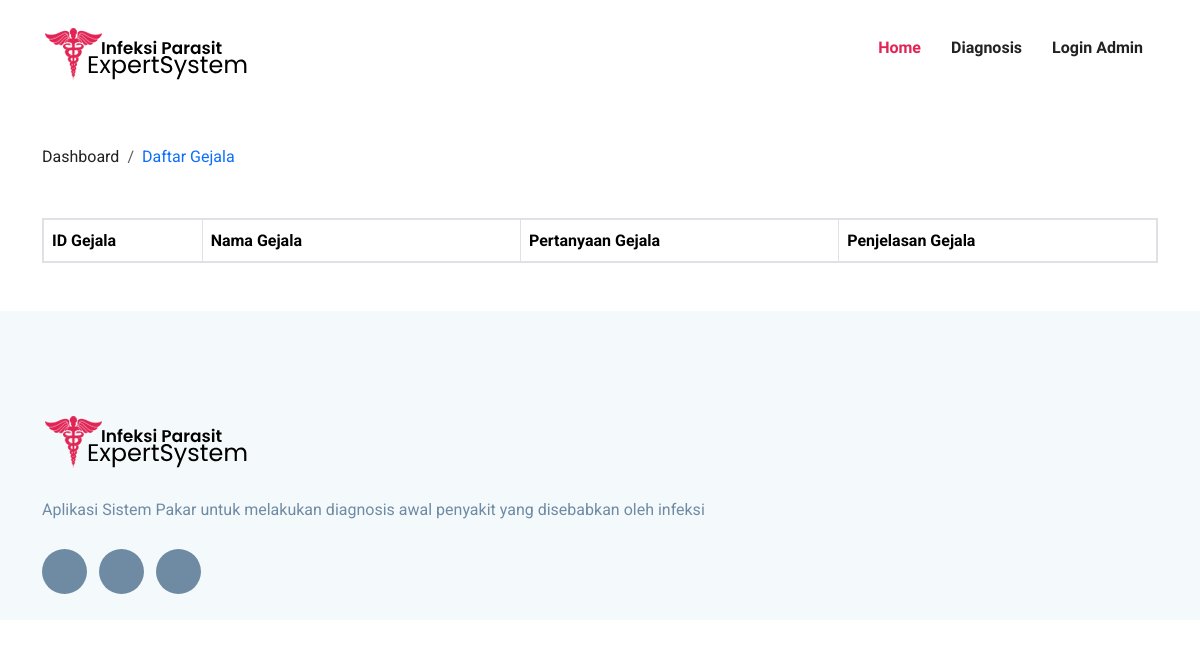
The page /gejala/ on the database as committed earlier.
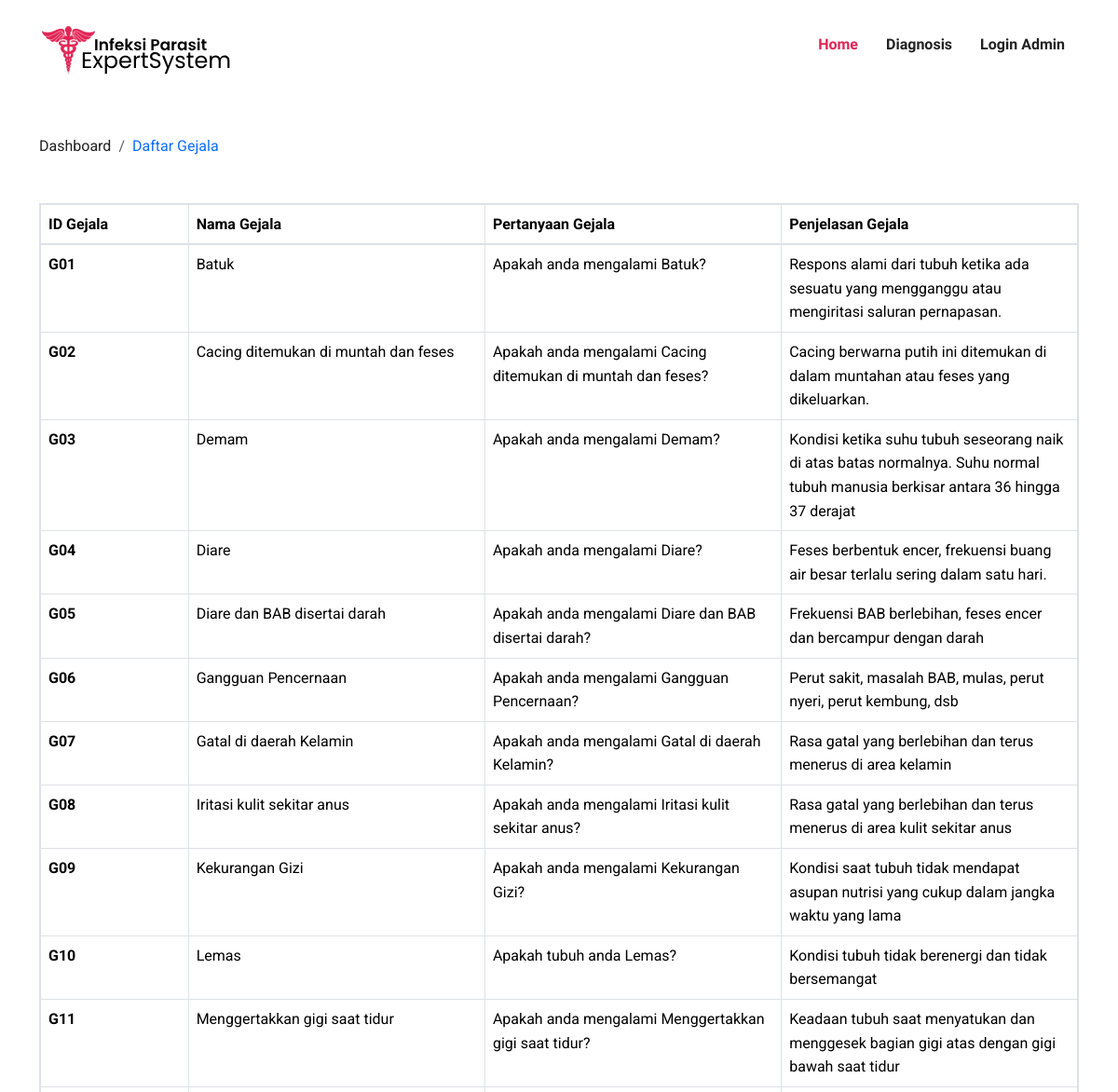
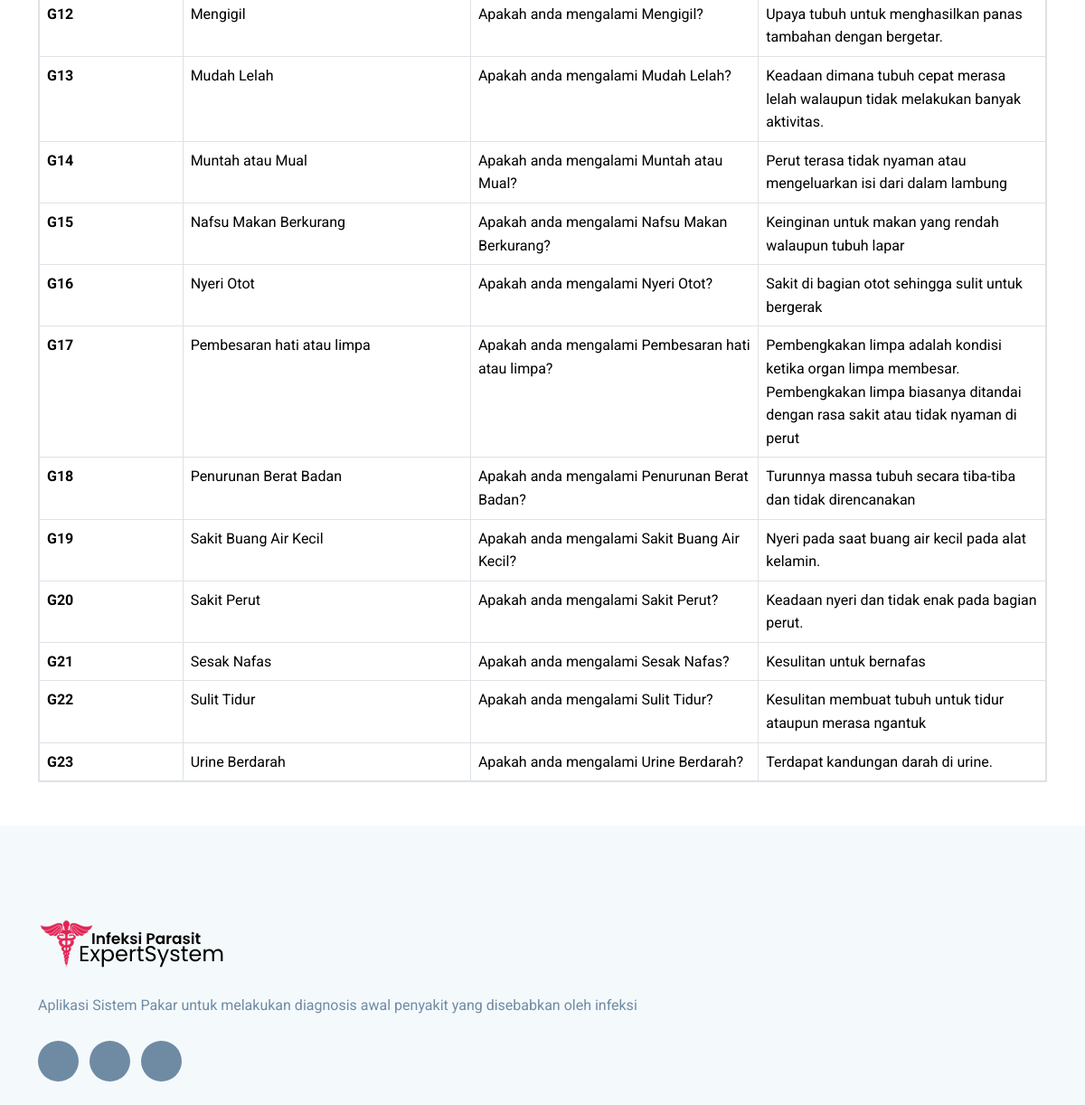
The same page on the database as committed later (2 pictures, top to bottom).
### DomainPakar/models.py (models this page shows, shortened)
class Gejala(models.Model):
    IDGejala = models.CharField(max_length=4, null=True, blank=True)
    NamaGejala = models.CharField(max_length=100, null=True, blank=True)
    Pertanyaan = models.CharField(max_length=255, null=True, blank=True)
    SubPenjelasan = models.CharField(max_length=255, null=True, blank=True)

### DomainPakar/views.py (the view, shortened to what this page needs)
# urls.py: path('gejala/', PakarViews.gejalaView),
def gejalaView(request):
    userLogin = request.user.is_authenticated and request.user.is_superuser
    hapusGejalaID = request.GET.get('IDGejalaHapus')
    if hapusGejalaID is not None:
        gejalaObj = Gejala.objects.get(IDGejala=hapusGejalaID)
        gejalaObj.delete()
        sweetify.success(request, 'Hapus Data Gejala Berhasil')
        return redirect('/gejala')
    gejalatObj = Gejala.objects.all()
    contexts = {
        'login': userLogin,
        'gejalas': gejalatObj
    }
    return render(request=request, context=contexts, template_name='gejala.html')

### DomainPakar/templates/gejala.html (shortened to what this page needs)
{% extends 'base.html' %}
{% block content %}
<div class="container">
     <nav class="mt-5" aria-label="breadcrumb">
          <ol class="breadcrumb">
               <li class="breadcrumb-item"><a href="/">Dashboard</a></li>
               <li class="breadcrumb-item text-primary" aria-current="page">Daftar Gejala</li>
          </ol>
     </nav>
     {% if login %}
     <table class="table my-5 table-bordered table-secondary border-2">
          {% else %}
          <table class="table my-5 table-bordered border-2">
               {% endif %}
               <thead>
                    <tr>
                         <th class="col-1" scope="col">ID Gejala</th>
                         <th class="col-2" scope="col">Nama Gejala</th>
                         <th class="col-2" scope="col">Pertanyaan Gejala</th>
                         <th class="col-2" scope="col">Penjelasan Gejala</th>
                    </tr>
               </thead>
               <tbody>
                    {% for gejala in gejalas %}
                    <tr>
                         <th>{{ gejala.IDGejala }}</th>
                         <td>{{ gejala.NamaGejala }}</td>
                         <td>{{ gejala.Pertanyaan | truncatewords:20}}</td>
                         <td>{{ gejala.SubPenjelasan | truncatewords:20 }}</td>
                    </tr>
                    {% endfor %}
               </tbody>
          </table>
</div>
{% endblock %}

Rows that differ between the two databases and show on the page:
added Gejala: IDGejala "G01", NamaGejala "Batuk", Pertanyaan "Apakah anda mengalami Batuk?", SubPenjelasan "Respons alami dari tubuh ketika ada sesuatu yang mengganggu atau mengiritasi saluran pernapasan."
added Gejala: IDGejala "G02", NamaGejala "Cacing ditemukan di muntah dan feses", Pertanyaan "Apakah anda mengalami Cacing ditemukan di muntah dan feses?", SubPenjelasan "Cacing berwarna putih ini ditemukan di dalam muntahan atau feses yang dikeluarkan."
added Gejala: IDGejala "G03", NamaGejala "Demam", Pertanyaan "Apakah anda mengalami Demam?", SubPenjelasan "Kondisi ketika suhu tubuh seseorang naik di atas batas normalnya. Suhu normal tubuh manusia berkisar antara 36 hingga 37 derajat"
added Gejala: IDGejala "G04", NamaGejala "Diare", Pertanyaan "Apakah anda mengalami Diare?", SubPenjelasan "Feses berbentuk encer, frekuensi buang air besar terlalu sering dalam satu hari."
added Gejala: IDGejala "G05", NamaGejala "Diare dan BAB disertai darah", Pertanyaan "Apakah anda mengalami Diare dan BAB disertai darah?", SubPenjelasan "Frekuensi BAB berlebihan, feses encer dan bercampur dengan darah"
added Gejala: IDGejala "G06", NamaGejala "Gangguan Pencernaan", Pertanyaan "Apakah anda mengalami Gangguan Pencernaan?", SubPenjelasan "Perut sakit, masalah BAB, mulas, perut nyeri, perut kembung, dsb"
added Gejala: IDGejala "G07", NamaGejala "Gatal di daerah Kelamin", Pertanyaan "Apakah anda mengalami Gatal di daerah Kelamin?", SubPenjelasan "Rasa gatal yang berlebihan dan terus menerus di area kelamin"
added Gejala: IDGejala "G08", NamaGejala "Iritasi kulit sekitar anus", Pertanyaan "Apakah anda mengalami Iritasi kulit sekitar anus?", SubPenjelasan "Rasa gatal yang berlebihan dan terus menerus di area kulit sekitar anus"
added Gejala: IDGejala "G09", NamaGejala "Kekurangan Gizi", Pertanyaan "Apakah anda mengalami Kekurangan Gizi?", SubPenjelasan "Kondisi saat tubuh tidak mendapat asupan nutrisi yang cukup dalam jangka waktu yang lama"
added Gejala: IDGejala "G10", NamaGejala "Lemas", Pertanyaan "Apakah tubuh anda Lemas?", SubPenjelasan "Kondisi tubuh tidak berenergi dan tidak bersemangat"
added Gejala: IDGejala "G11", NamaGejala "Menggertakkan gigi saat tidur", Pertanyaan "Apakah anda mengalami Menggertakkan gigi saat tidur?", SubPenjelasan "Keadaan tubuh saat menyatukan dan menggesek bagian gigi atas dengan gigi bawah saat tidur"
added Gejala: IDGejala "G12", NamaGejala "Mengigil", Pertanyaan "Apakah anda mengalami Mengigil?", SubPenjelasan "Upaya tubuh untuk menghasilkan panas tambahan dengan bergetar."
added Gejala: IDGejala "G13", NamaGejala "Mudah Lelah", Pertanyaan "Apakah anda mengalami Mudah Lelah?", SubPenjelasan "Keadaan dimana tubuh cepat merasa lelah walaupun tidak melakukan banyak aktivitas."
added Gejala: IDGejala "G14", NamaGejala "Muntah atau Mual", Pertanyaan "Apakah anda mengalami Muntah atau Mual?", SubPenjelasan "Perut terasa tidak nyaman atau mengeluarkan isi dari dalam lambung"
added Gejala: IDGejala "G15", NamaGejala "Nafsu Makan Berkurang", Pertanyaan "Apakah anda mengalami Nafsu Makan Berkurang?", SubPenjelasan "Keinginan untuk makan yang rendah walaupun tubuh lapar"
added Gejala: IDGejala "G16", NamaGejala "Nyeri Otot", Pertanyaan "Apakah anda mengalami Nyeri Otot?", SubPenjelasan "Sakit di bagian otot sehingga sulit untuk bergerak"
added Gejala: IDGejala "G17", NamaGejala "Pembesaran hati atau limpa", Pertanyaan "Apakah anda mengalami Pembesaran hati atau limpa?", SubPenjelasan "Pembengkakan limpa adalah kondisi ketika organ limpa membesar. Pembengkakan limpa biasanya ditandai dengan rasa sakit atau tidak nyaman di perut"
added Gejala: IDGejala "G18", NamaGejala "Penurunan Berat Badan", Pertanyaan "Apakah anda mengalami Penurunan Berat Badan?", SubPenjelasan "Turunnya massa tubuh secara tiba-tiba dan tidak direncanakan"
added Gejala: IDGejala "G19", NamaGejala "Sakit Buang Air Kecil", Pertanyaan "Apakah anda mengalami Sakit Buang Air Kecil?", SubPenjelasan "Nyeri pada saat buang air kecil pada alat kelamin."
added Gejala: IDGejala "G20", NamaGejala "Sakit Perut", Pertanyaan "Apakah anda mengalami Sakit Perut?", SubPenjelasan "Keadaan nyeri dan tidak enak pada bagian perut."
added Gejala: IDGejala "G21", NamaGejala "Sesak Nafas", Pertanyaan "Apakah anda mengalami Sesak Nafas?", SubPenjelasan "Kesulitan untuk bernafas"
added Gejala: IDGejala "G22", NamaGejala "Sulit Tidur", Pertanyaan "Apakah anda mengalami Sulit Tidur?", SubPenjelasan "Kesulitan membuat tubuh untuk tidur ataupun merasa ngantuk"
added Gejala: IDGejala "G23", NamaGejala "Urine Berdarah", Pertanyaan "Apakah anda mengalami Urine Berdarah?", SubPenjelasan "Terdapat kandungan darah di urine."
